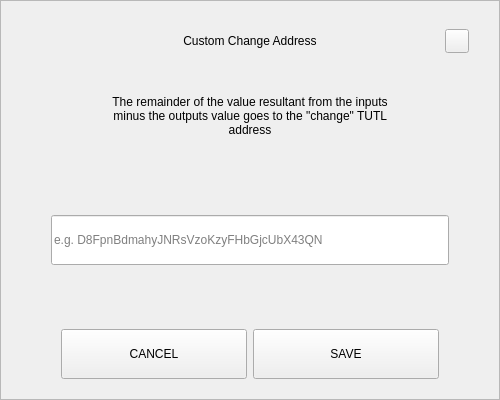
<?xml version="1.0" encoding="UTF-8"?>
<ui version="4.0">
 <class>SendChangeAddressDialog</class>
 <widget class="QDialog" name="SendChangeAddressDialog">
  <property name="geometry">
   <rect>
    <x>0</x>
    <y>0</y>
    <width>500</width>
    <height>400</height>
   </rect>
  </property>
  <property name="windowTitle">
   <string>Dialog</string>
  </property>
  <layout class="QVBoxLayout" name="verticalLayout">
   <property name="spacing">
    <number>0</number>
   </property>
   <property name="leftMargin">
    <number>0</number>
   </property>
   <property name="topMargin">
    <number>0</number>
   </property>
   <property name="rightMargin">
    <number>0</number>
   </property>
   <property name="bottomMargin">
    <number>0</number>
   </property>
   <item>
    <widget class="QFrame" name="frame">
     <property name="styleSheet">
      <string notr="true"/>
     </property>
     <property name="frameShape">
      <enum>QFrame::StyledPanel</enum>
     </property>
     <property name="frameShadow">
      <enum>QFrame::Raised</enum>
     </property>
     <layout class="QVBoxLayout" name="verticalLayout_2" stretch="0,0,0,0,0,0,0">
      <property name="spacing">
       <number>0</number>
      </property>
      <property name="leftMargin">
       <number>30</number>
      </property>
      <property name="topMargin">
       <number>20</number>
      </property>
      <property name="rightMargin">
       <number>30</number>
      </property>
      <property name="bottomMargin">
       <number>20</number>
      </property>
      <item>
       <layout class="QHBoxLayout" name="horizontalLayout_3">
        <property name="spacing">
         <number>0</number>
        </property>
        <item>
         <spacer name="horizontalSpacer_2">
          <property name="orientation">
           <enum>Qt::Horizontal</enum>
          </property>
          <property name="sizeHint" stdset="0">
           <size>
            <width>40</width>
            <height>20</height>
           </size>
          </property>
         </spacer>
        </item>
        <item>
         <widget class="QLabel" name="labelTitle">
          <property name="minimumSize">
           <size>
            <width>0</width>
            <height>40</height>
           </size>
          </property>
          <property name="maximumSize">
           <size>
            <width>16777215</width>
            <height>40</height>
           </size>
          </property>
          <property name="styleSheet">
           <string notr="true">padding-left:24px;</string>
          </property>
          <property name="text">
           <string>Custom Change Address</string>
          </property>
          <property name="alignment">
           <set>Qt::AlignCenter</set>
          </property>
          <property name="margin">
           <number>7</number>
          </property>
         </widget>
        </item>
        <item>
         <spacer name="horizontalSpacer">
          <property name="orientation">
           <enum>Qt::Horizontal</enum>
          </property>
          <property name="sizeHint" stdset="0">
           <size>
            <width>40</width>
            <height>20</height>
           </size>
          </property>
         </spacer>
        </item>
        <item>
         <widget class="QPushButton" name="btnEsc">
          <property name="minimumSize">
           <size>
            <width>24</width>
            <height>24</height>
           </size>
          </property>
          <property name="maximumSize">
           <size>
            <width>24</width>
            <height>24</height>
           </size>
          </property>
          <property name="focusPolicy">
           <enum>Qt::NoFocus</enum>
          </property>
          <property name="text">
           <string/>
          </property>
         </widget>
        </item>
       </layout>
      </item>
      <item>
       <spacer name="verticalSpacer_2">
        <property name="orientation">
         <enum>Qt::Vertical</enum>
        </property>
        <property name="sizeType">
         <enum>QSizePolicy::Fixed</enum>
        </property>
        <property name="sizeHint" stdset="0">
         <size>
          <width>20</width>
          <height>20</height>
         </size>
        </property>
       </spacer>
      </item>
      <item alignment="Qt::AlignHCenter">
       <widget class="QLabel" name="labelMessage">
        <property name="minimumSize">
         <size>
          <width>0</width>
          <height>70</height>
         </size>
        </property>
        <property name="text">
         <string>The remainder of the value resultant from the inputs minus the outputs value goes to the &quot;change&quot; TUTL address</string>
        </property>
        <property name="alignment">
         <set>Qt::AlignCenter</set>
        </property>
        <property name="wordWrap">
         <bool>true</bool>
        </property>
       </widget>
      </item>
      <item>
       <spacer name="verticalSpacer_3">
        <property name="orientation">
         <enum>Qt::Vertical</enum>
        </property>
        <property name="sizeHint" stdset="0">
         <size>
          <width>20</width>
          <height>40</height>
         </size>
        </property>
       </spacer>
      </item>
      <item>
       <layout class="QHBoxLayout" name="horizontalLayout_2">
        <property name="spacing">
         <number>0</number>
        </property>
        <property name="leftMargin">
         <number>20</number>
        </property>
        <property name="rightMargin">
         <number>20</number>
        </property>
        <item>
         <widget class="QLineEdit" name="lineEditAddress">
          <property name="minimumSize">
           <size>
            <width>0</width>
            <height>50</height>
           </size>
          </property>
          <property name="placeholderText">
           <string notr="true">e.g. D8FpnBdmahyJNRsVzoKzyFHbGjcUbX43QN</string>
          </property>
         </widget>
        </item>
       </layout>
      </item>
      <item>
       <spacer name="verticalSpacer">
        <property name="orientation">
         <enum>Qt::Vertical</enum>
        </property>
        <property name="sizeHint" stdset="0">
         <size>
          <width>20</width>
          <height>40</height>
         </size>
        </property>
       </spacer>
      </item>
      <item>
       <layout class="QHBoxLayout" name="horizontalLayout" stretch="2,2">
        <property name="spacing">
         <number>6</number>
        </property>
        <property name="leftMargin">
         <number>30</number>
        </property>
        <property name="rightMargin">
         <number>30</number>
        </property>
        <item>
         <widget class="QPushButton" name="btnCancel">
          <property name="minimumSize">
           <size>
            <width>180</width>
            <height>50</height>
           </size>
          </property>
          <property name="focusPolicy">
           <enum>Qt::NoFocus</enum>
          </property>
          <property name="text">
           <string>CANCEL</string>
          </property>
         </widget>
        </item>
        <item>
         <widget class="QPushButton" name="btnSave">
          <property name="minimumSize">
           <size>
            <width>180</width>
            <height>50</height>
           </size>
          </property>
          <property name="focusPolicy">
           <enum>Qt::NoFocus</enum>
          </property>
          <property name="text">
           <string>SAVE</string>
          </property>
         </widget>
        </item>
       </layout>
      </item>
     </layout>
    </widget>
   </item>
  </layout>
 </widget>
 <resources/>
 <connections/>
</ui>
